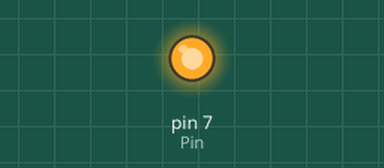
Recording of a sketch running on a simulated Arduino Uno, built with avr-gcc and run on an emulated ATmega328P. On the bench: output pins drawn as LEDs (lit = HIGH). What the sketch prints to the serial monitor is not drawn.

Above: at 0.1 s.
Timing chart, 0 to 1.6 s (numbered marks = the images above):
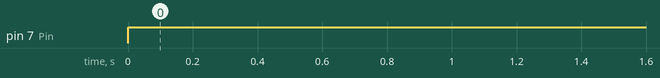

The sketch:

vibratorbutton.ino
```cpp
#define Pin 7

void setup() {
  pinMode(Pin, OUTPUT);
  Serial.begin(115200);

}

void loop() {
 digitalWrite(Pin, HIGH);
 Serial.println(Pin);
}
```

Measured:
- by itself, pin 7 (Pin): LOW → HIGH at 0.00 s
